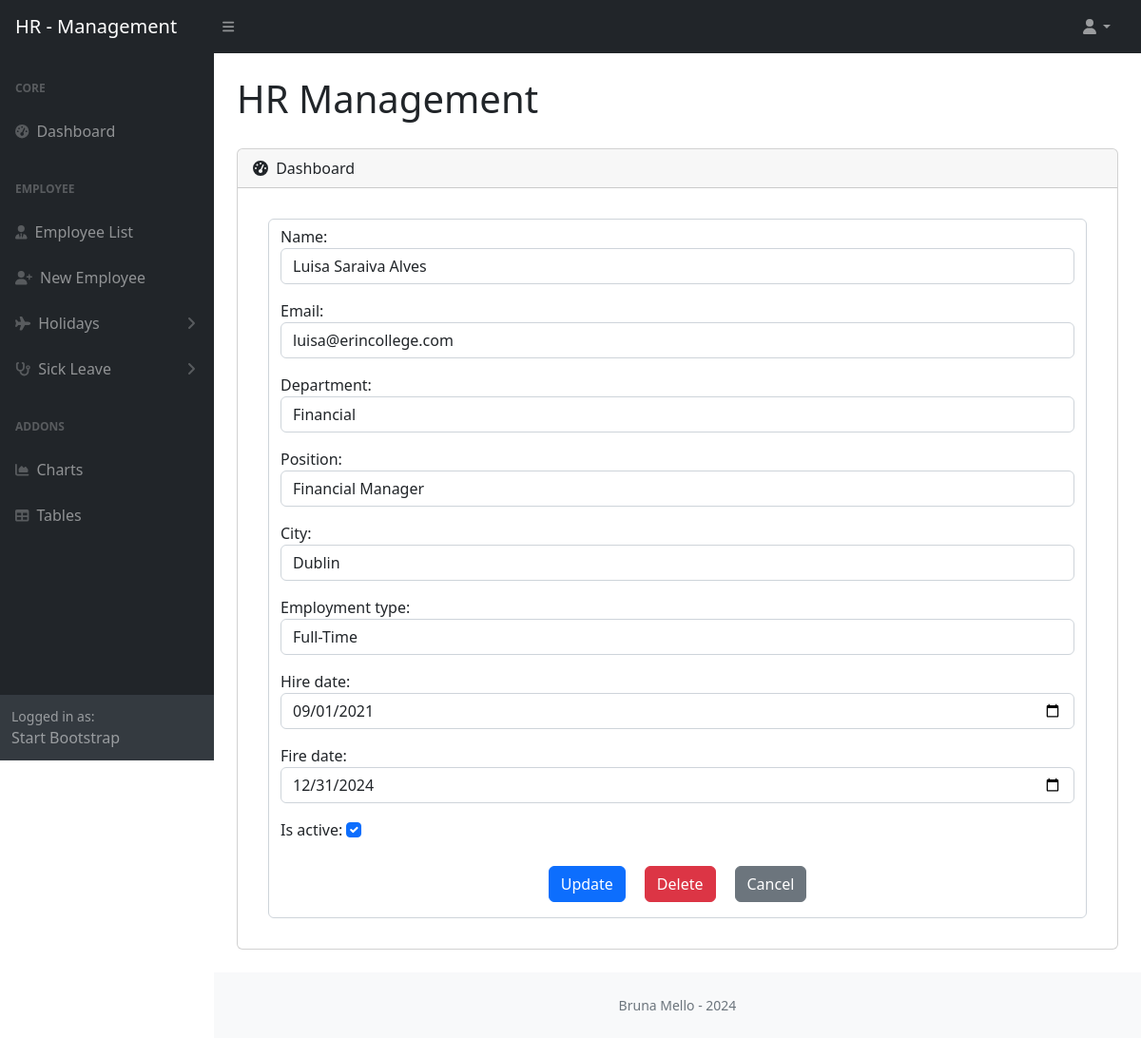
/employee/employee_update/490/, run on an earlier commit of the app's database.
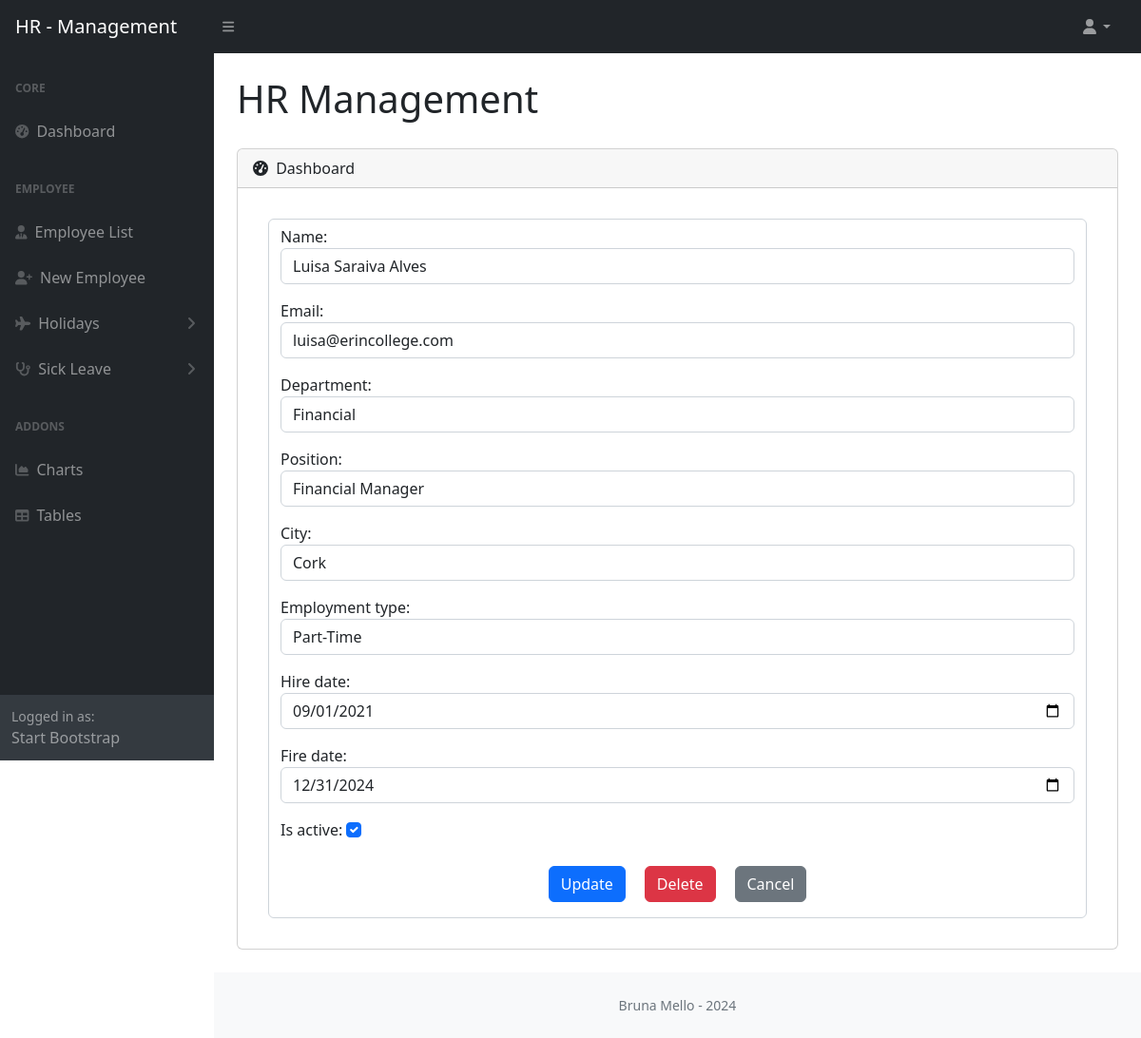
And on a later commit of the database.
### employee/models.py (models this page shows, shortened)
class Employees(models.Model):
	name = models.CharField(max_length=100)
	email = models.EmailField(blank=True, null=True)
	department = models.ForeignKey(Department, on_delete=models.PROTECT)
	position = models.ForeignKey(Position, on_delete=models.PROTECT)
	city = models.CharField(choices=helpers.city, max_length=50, default='Dublin')
	employment_type = models.CharField(choices=helpers.employment_type, max_length=50, default='Full-Time')
	hire_date = models.DateField(default=date.today(), editable=True)
	fire_date = models.DateField(null=True, blank=True)
	is_active = models.BooleanField(default=True)

### department/models.py (models this page shows)
class Department(models.Model):
	name = models.CharField(max_length=100)
	def __str__(self):
		return self.name

### employee/views.py (the view)
# urls.py: path('employee_update/<int:pk>/', EmployeeUpdateView.as_view(), name='employee_update'),
class EmployeeUpdateView(UpdateView):
	model = Employees
	template_name = 'employee_update.html'
	form_class = UpdateEmployeeModelForm
	success_url = '/employee/employee_list/'

### employee/forms.py
class UpdateEmployeeModelForm(forms.ModelForm):
	class Meta:
		model = Employees
		fields = '__all__'
		widgets = {
			'name': forms.TextInput(attrs={'class': 'form-control'}),
			'email': forms.EmailInput(attrs={'class': 'form-control'}),
			'department': forms.Select(attrs={'class': 'form-control'}),
			'position': forms.Select(attrs={'class': 'form-control'}),
			'city': forms.Select(attrs={'class': 'form-control'}),
			'employment_type': forms.Select(attrs={'class': 'form-control'}),
			'hire_date': forms.DateInput(attrs={'class': 'form-control datepicker', 'type': 'date'}),
			'fire_date': forms.DateInput(attrs={'class': 'form-control datepicker', 'type': 'date'}),
			'is_active': forms.CheckboxInput(attrs={'class': 'form-check-input'}),
		}

### department/models.py (called while the page is built)
	def __str__(self):
		return self.name

### employee/templates/employee_update.html (shortened to what this page needs)
{% extends 'base.html' %}
{% block content %}
    <div class="card-body">
        <div class="d-flex justify-content-center">
            <form method="post" class="form-control" enctype="multipart/form-data">
                {{ form.as_p }}
                <div class="d-flex justify-content-center">
                    <input style="margin: 10px" type="submit" value="Update" class="btn btn-primary">
                    <a style="margin: 10px" href="{% url 'employee_delete' pk=object.pk %}" class="btn btn-danger">Delete</a>
                    <a style="margin: 10px" href="{% url 'employee_list' %}" class="btn btn-secondary">Cancel</a>
                </div>
            </form>
        </div>
    </div>
{% endblock %}

What changed in the data, as far as the page shows it:
changed Employees "luisa@erincollege.com": city "Dublin" → "Cork"; employment_type "Full-Time" → "Part-Time"
